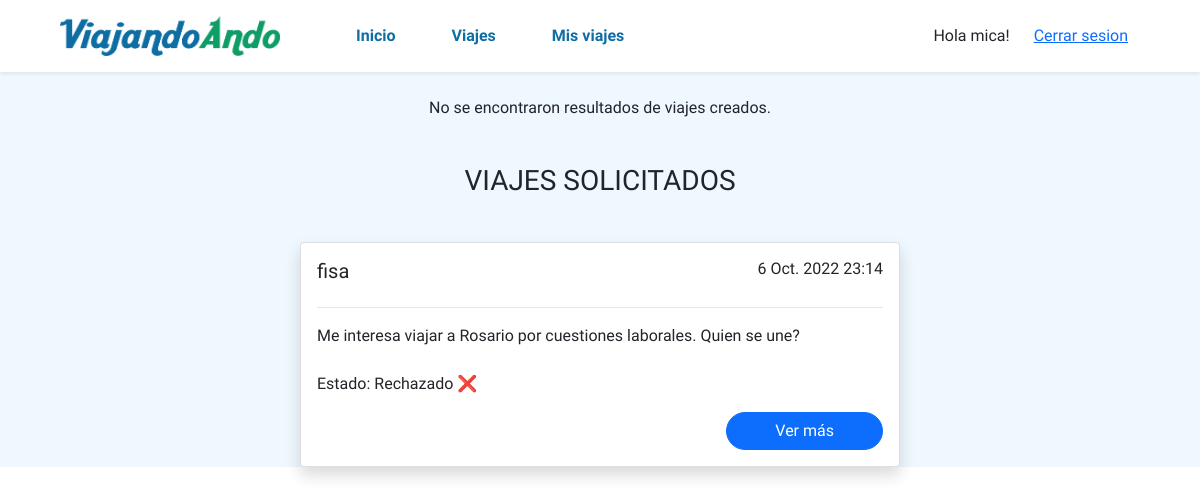
/viajes/misviajes (signed in), run on the app's committed database.
### viajes/models.py (models this page shows, shortened)
class UsuarioPeticion(models.Model):
    viaje = models.ForeignKey(Viaje, on_delete=models.CASCADE)
    user = models.ForeignKey(User, on_delete=models.CASCADE)
    esta_aceptado = models.BooleanField(null=True, default=None)
    class Meta:
        constraints = [
            models.UniqueConstraint(
                fields=['viaje', 'user'], name='unique_viaje_user_combination'
            )
        ]

class Viaje(models.Model):
    conductor = models.ForeignKey(Conductor,on_delete=models.CASCADE, related_name='conductor_set')
    datetime = models.DateTimeField(blank=True, null=True, default=None)
    fecha = models.DateField(blank=True, null=True, default=None)
    hora = models.TimeField(blank=True, null=True, default=None)
    ciudad_origen = models.ForeignKey(Ciudad,on_delete=models.CASCADE, related_name='ciudad_origen_set')
    ciudad_destino = models.ForeignKey(Ciudad,on_delete=models.CASCADE, related_name='ciudad_destino_set')
    pasajeros = models.ManyToManyField(User, through='UsuarioPeticion')
    imagen_vehiculo = models.ImageField(upload_to="images/")
    descripcion = models.CharField(max_length=250)
    capacidad = models.PositiveIntegerField()
    disponible = models.PositiveIntegerField(null=True, blank=True, default=None)
    class Meta:
        constraints = [
            models.UniqueConstraint(
                fields=['conductor', 'datetime'], name='unique_conductor_datetime_combination'
            )
        ]

### users/models.py (models this page shows)
class Conductor(models.Model):
    user = models.OneToOneField(User, on_delete=models.CASCADE, primary_key=True)
    licencia = models.CharField(max_length=250)
    foto_perfil = models.ImageField(upload_to="images/", null=True, default=None)
    celular = models.BigIntegerField(blank=True, null=True, default=None);
    def __str__(self):
        string = str(self.user.username)
        return string

### viajes/views.py (the view)
# urls.py: path("viajes/misviajes", viajes_views.mis_viajes, name="mis viajes"),
@login_required
def mis_viajes(request):
	viajes_creados = ''
	if request.method == "GET":
		try:
			conductor = Conductor.objects.get(user_id=request.user.id)
			viajes_creados = Viaje.objects.filter(conductor_id=conductor)
		except:
			print('No es conductor.')
		viajes_solicitados = UsuarioPeticion.objects.filter(user_id=request.user)
	return render(request, "viajes/mis_viajes.html", {'viajes_solicitados': viajes_solicitados, 'viajes_creados': viajes_creados})

### viajes/templates/viajes/mis_viajes.html (shortened to what this page needs)
{% extends 'base.html' %}
{% load static %}
{% block content_viaje %}
<div class="viajes">
  {% if viajes_creados|length == 0 %}
    <p class="text-center py-4">No se encontraron resultados de viajes creados.</p>
  {% endif %}
  <div class="viajes">
    {% if viajes_solicitados|length == 0 %}
      <p class="text-center py-4">No se encontraron resultados de viajes solicitados.</p>
    {% else %}
      <p class="text-center fs-3 mt-2">VIAJES SOLICITADOS</p>
      {% for peticion in viajes_solicitados %}
        <div class="d-flex justify-content-center pt-4">
          <div class="card shadow rounded cardViaje">
            <div class="card-body">
              <div class="d-flex justify-content-between">
                <h5 class="card-title d-inline">{{peticion.viaje.conductor}}</h5>
                <h6 class="text-end d-inline">{{peticion.viaje.datetime}}</h6>
              </div>
              <hr>
                <p class="card-text mb-4">{{peticion.viaje.descripcion}}</p>
                Estado:
                {% if peticion.esta_aceptado == None %}
                  Pendiente ⏲
                {% elif peticion.esta_aceptado == True %}
                    Aceptado ✅
                {% else %}
                  Rechazado ❌
                {% endif %}
                <div class="d-flex justify-content-end">
                  <button type="button" class="btn btn-primary text-center px-5 rounded-pill" data-bs-toggle="modal" data-bs-target="#exampleModal{{viaje.id}}">Ver más</button>
                </div>
            </div>
          </div>
        </div>
      {% endfor %}
    {% endif %}
</div>
{% endblock %}

### viajes/templates/base.html (shortened to what this page needs)
{% load static %}
<!DOCTYPE html>
<html lang="es">
<head>
  <link href="https://cdn.jsdelivr.net/npm/bootstrap@5.1.3/dist/css/bootstrap.min.css" rel="stylesheet">
  <link rel="stylesheet" href="{% static 'viajes/css/styles.css' %}" type="text/css">
</head>
<body>
  <header>
    <nav class="navbar navbar-expand-lg px-md-5 shadow-sm">
      <div class="container-fluid">
        <a href="/"><img class="logo" src="{% static 'viajes/img/logo.png' %}" alt="Logo"></a>
          <div class="collapse navbar-collapse" id="navbarSupportedContent">
              <div class="container-fluid d-flex justify-content-between p py-2">
                <ul class="navbar-nav gap-lg-4 ps-lg-5">
                    <li class="nav-item">
                      <a class="nav-link px-3 fw-bold itemNav rounded-pill" aria-current="page" href="/">Inicio</a>
                    </li>
                    <li class="nav-item">
                      <a class="nav-link px-3 fw-bold itemNav rounded-pill" href="{% url 'viajes' %}">Viajes</a>
                    </li>
                    <li class="nav-item">
                      <a class="nav-link px-3 fw-bold itemNav rounded-pill" href="{% url 'mis viajes' %}">Mis viajes</a>
                    </li>
                </ul>
                <div class="d-flex align-items-center justify-content-between gap-4">
                  {% if user.is_authenticated %}
                    Hola {{ user.username }}!
                    <a href="{% url 'logout' %}">Cerrar sesion</a>
                  {% else %}
                      <a class="text-decoration-none" href="{% url 'register' %}">Registrarse</a>
                      <a class="btn btn-primary" href="{% url 'login' %}">Iniciar Sesion</a>
                  {% endif %}
                </div>
              </div>
          </div>
      </div>
    </nav>
  </header>
  <main>
    {% block content_viaje %}
    {% endblock %}
  </main>
</body>
</html>

### viajes/static/viajes/css/styles.css (style rules this page uses)
body { font-family: 'Ubuntu', sans-serif; }
.logo { width: 220px; }
main { background-color: aliceblue; }
hr { opacity: 0.1; }
.itemNav { color: #0e6da3; }
.cardViaje { width: 600px; min-width: 300px; }

### data on the page
UsuarioPeticion: viaje.conductor "fisa", viaje.datetime "6 Oct. 2022 23:14", viaje.descripcion "Me interesa viajar a Rosario por cuestiones laborales. Quien se une?", esta_aceptado "Rechazado ❌"

### other printed values
{{ user.username }} "mica"
